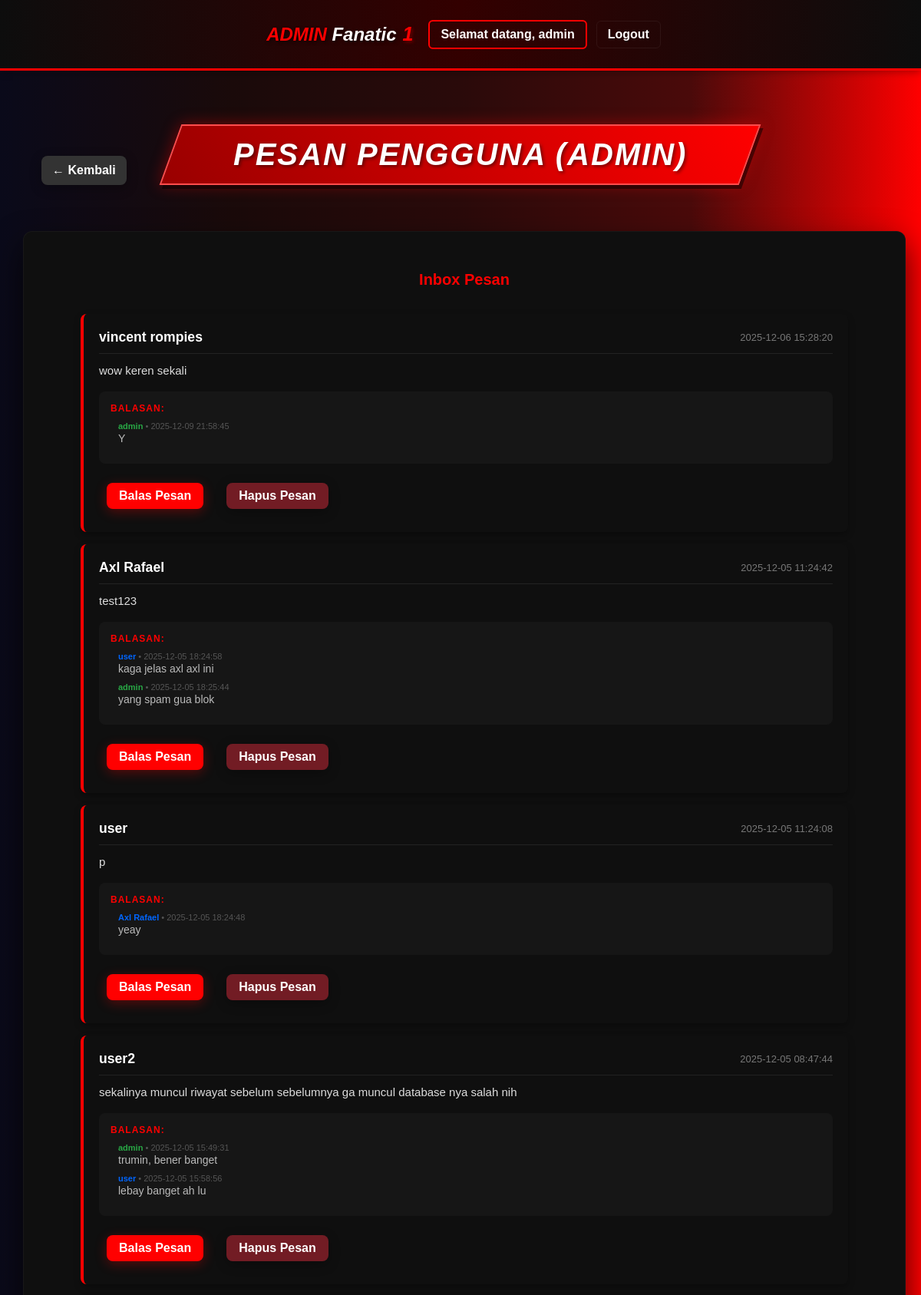
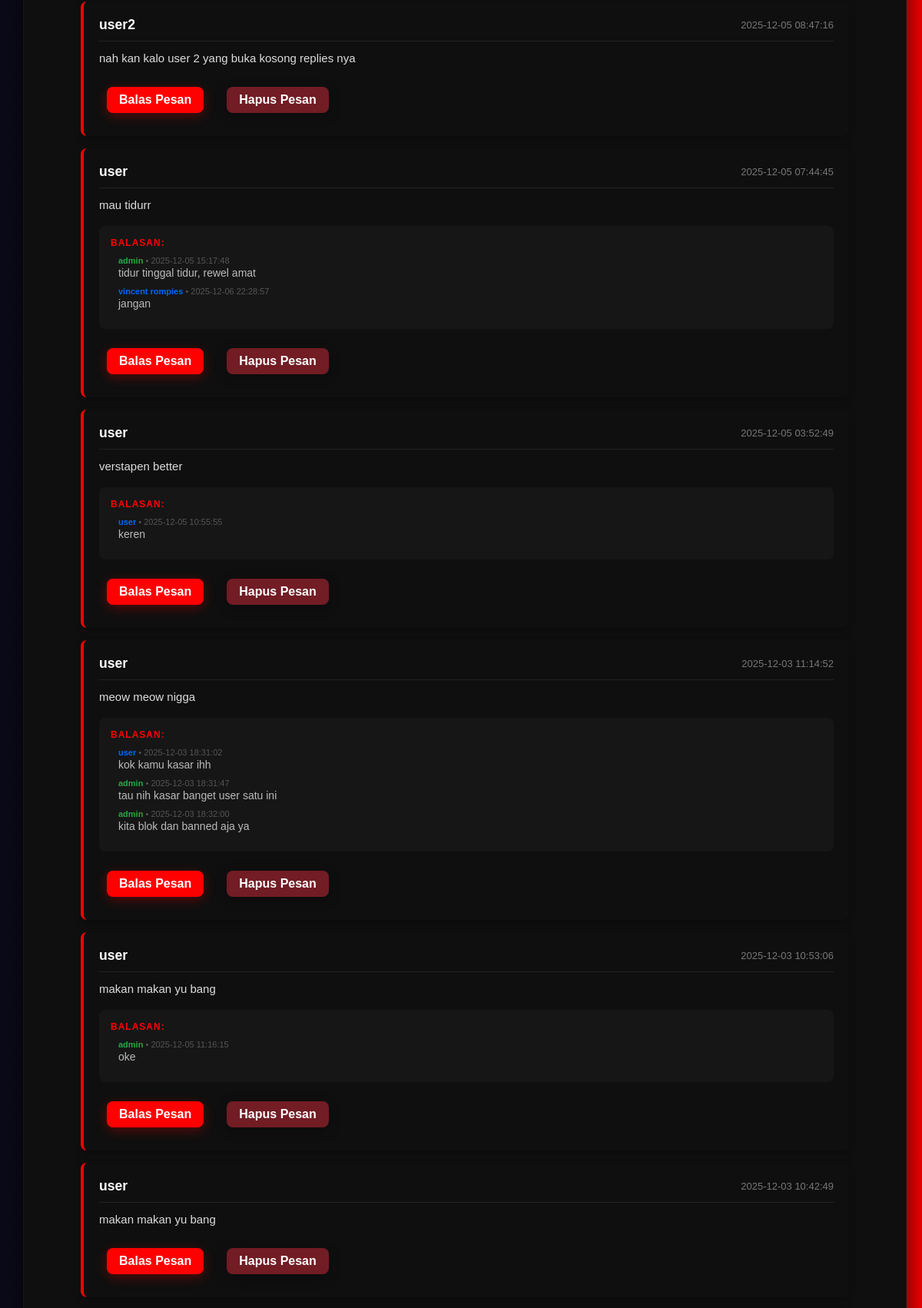
Page /admin/messages.php (signed in, upper part) on the committed database (2 pictures, top to bottom).
### tables this page shows
CREATE TABLE IF NOT EXISTS `messages` (
  `id` int unsigned NOT NULL AUTO_INCREMENT,
  `user_id` int unsigned DEFAULT NULL,
  `name` varchar(100) NOT NULL,
  `content` text NOT NULL,
  `created_at` timestamp NULL DEFAULT CURRENT_TIMESTAMP,
  PRIMARY KEY (`id`),
  KEY `user_id` (`user_id`),
  CONSTRAINT `messages_ibfk_1` FOREIGN KEY (`user_id`) REFERENCES `users` (`id`) ON DELETE SET NULL
);

CREATE TABLE IF NOT EXISTS `message_replies` (
  `id` int NOT NULL AUTO_INCREMENT,
  `message_id` int NOT NULL,
  `admin_id` int DEFAULT NULL,
  `reply` text NOT NULL,
  `created_at` datetime DEFAULT CURRENT_TIMESTAMP,
  `parent_reply_id` int DEFAULT NULL,
  PRIMARY KEY (`id`)
);

CREATE TABLE IF NOT EXISTS `users` (
  `id` int unsigned NOT NULL AUTO_INCREMENT,
  `name` varchar(100) NOT NULL,
  `email` varchar(100) NOT NULL,
  `password` varchar(255) NOT NULL,
  `created_at` timestamp NULL DEFAULT CURRENT_TIMESTAMP,
  `role` varchar(50) DEFAULT NULL,
  PRIMARY KEY (`id`),
  UNIQUE KEY `email` (`email`)
);

### admin/messages.php (the view, shortened to what this page needs)
<?php
include 'header.php';
$pdo = null;
$dbAvailable = false;
try {
  $pdo = db();
  $dbAvailable = true;
} catch (Exception $e) {
  $dbAvailable = false;
}
if ($dbAvailable) {
  $sql = "CREATE TABLE IF NOT EXISTS message_replies (
    id INT AUTO_INCREMENT PRIMARY KEY,
    message_id INT NOT NULL,
    admin_id INT DEFAULT NULL,
    reply TEXT NOT NULL,
    created_at DATETIME DEFAULT CURRENT_TIMESTAMP
  ) ENGINE=InnoDB DEFAULT CHARSET=utf8mb4;";
  try { $pdo->exec($sql); } catch (Exception $e) {  }
}
$messages = [];
if ($dbAvailable) {
  try {
    $messages = $pdo->query('SELECT id, user_id, name, content, created_at FROM messages ORDER BY created_at DESC LIMIT 20')->fetchAll();
  } catch (Exception $e) { $messages = []; }
}
$repliesMap = [];
if ($dbAvailable) {
  try {
    $rs = $pdo->query('SELECT mr.message_id, mr.admin_id, mr.reply, mr.created_at, u.name AS author_name, u.role AS author_role FROM message_replies mr LEFT JOIN users u ON u.id = mr.admin_id ORDER BY mr.created_at ASC')->fetchAll();
    foreach ($rs as $r) {
      $repliesMap[$r['message_id']][] = $r;
    }
  } catch (Exception $e) {  }
}
?>
<div class="page-banner">
  <h1>Pesan Pengguna (Admin)</h1>
</div>
<a href="index.php" class="btn grey detail-back">← Kembali</a>
<div style="width:1200px; margin:0 auto; padding:0 30px 60px;">
  <?php if (empty($messages)): ?>
    <div class="card" style="text-align:center; padding:40px;">
        <p style="color:#777; font-size:18px;">Belum ada pesan dari pengguna.</p>
    </div>
  <?php else: ?>
    <div class="card" style="width:1150px; margin-top:20px;">
      <div class="card-content">
        <h3 style="text-align:center; color:#ff0000; margin-bottom:25px;">Inbox Pesan</h3>
        <div style="display:flex; flex-direction:column; gap:16px;width:1000px; margin:0 auto;">
          <?php foreach ($messages as $m): ?>
            <div style="background:#0f0f0f; padding:20px; border-radius:8px; border-left:4px solid #ff0000; box-shadow: 0 4px 10px rgba(0,0,0,0.3);">
              <div style="display:flex; justify-content:space-between; align-items:center; margin-bottom:10px; border-bottom:1px solid #222; padding-bottom:10px;">
                <div style="display:flex; align-items:center; gap:10px;">
                    <strong style="color:#fff; font-size:1.1rem;"><?php echo htmlspecialchars($m['name'] ?? 'Pengguna'); ?></strong>
                </div>
                <span style="color:#777; font-size:13px;"><?php echo htmlspecialchars($m['created_at'] ?? ''); ?></span>
              </div>
              <p style="margin:0 0 15px 0; white-space:pre-wrap; color:#ddd; line-height:1.6; font-size:15px; text-align: left;"><?php echo nl2br(htmlspecialchars($m['content'] ?? '')); ?></p>
              <?php if (!empty($repliesMap[$m['id']])): ?>
                <div style="margin-top:15px; padding:15px; background:#161616; border-radius:8px;text-align: left;">
                  <div style="color:#ff0000; font-weight:600; font-size:12px; margin-bottom:10px; text-transform:uppercase; letter-spacing:1px;text-align: left;">Balasan:</div>
                  <?php foreach ($repliesMap[$m['id']] as $rep): ?>
                    <div style="margin-bottom:10px; padding-left:10px; border-left:2px solid text-align: left;<?php echo (strtolower($rep['author_role'] ?? '') === 'admin') ? '#28a745' : '#0066ff'; ?>;">
                      <div style="color:<?php echo (strtolower($rep['author_role'] ?? '') === 'admin') ? '#28a745' : '#0066ff'; ?>; font-size:11px; margin-bottom:2px; font-weight:bold;text-align: left;">
                        <?php echo htmlspecialchars($rep['author_name'] ?? 'Pengguna'); ?>
                        <span style="color:#555; font-weight:normal;">• <?php echo htmlspecialchars($rep['created_at'] ?? ''); ?></span>
                      </div>
                      <div style="white-space:pre-wrap; color:#bbb; font-size:14px;"><?php echo nl2br(htmlspecialchars($rep['reply'] ?? '')); ?></div>
                    </div>
                  <?php endforeach; ?>
                </div>
              <?php endif; ?>
              <div style="margin-top:15px; display:flex; gap:10px; justify-content: flex-start;">
                <button class="btn red small" style="padding:8px 16px;" onclick="document.getElementById('reply-form-<?php echo intval($m['id']); ?>').style.display = document.getElementById('reply-form-<?php echo intval($m['id']); ?>').style.display === 'none' ? 'block' : 'none';">
                    Balas Pesan
                </button>
                <a class="btn grey small" style="background:#721c24; padding:8px 16px; text-decoration:none;" href="messages.php?delete=<?php echo intval($m['id'] ?? 0); ?>" onclick="return confirm('Hapus pesan ini beserta balasannya?');">
                    Hapus Pesan
                </a>
              </div>
            </div>
          <?php endforeach; ?>
        </div>
      </div>
    </div>
  <?php endif; ?>
</div>
<?php include 'footer.php'; ?>

### style.css (style rules this page uses)
:root { --admin-bg: #0d0d0d; --admin-accent: #330000; --admin-red: #ff0000; --admin-muted: #1a1a1a; }
*, *::before, *::after { box-sizing: border-box; }
html { overflow-y: scroll; }
body { margin: 0; font-family: "Poppins", sans-serif; background: linear-gradient( 90deg, #0a0a1a 0%, #1a0a0a 25%, #2a0a0a 50%, #4a0a0a 75%, #ff0000 100% ); color: #fff; min-height: 100vh; display: flex; flex-direction: column; }
a { text-decoration: none; color: inherit; transition: all 0.3s ease; }
.btn { display: inline-flex; align-items: center; gap: 8px; margin: 10px; padding: 16px 32px; border-radius: 8px; text-decoration: none; font-weight: 600; font-size: 16px; transition: all 0.3s ease; border: none; cursor: pointer; }
.btn.red { background: #ff0000; color: white; box-shadow: 0 4px 15px rgba(255, 0, 0, 0.3); }
.btn.grey { background: #333; color: white; box-shadow: 0 4px 15px rgba(0, 0, 0, 0.3); }
.page-banner { transform: skew(-20deg); background: linear-gradient(45deg, #990000 0%, #ff0000 100%); border: 2px solid #ff4d4d; margin: 40px auto; padding: 15px 80px; width: fit-content; min-width: 300px; box-shadow: 5px 5px 0px rgba(0, 0, 0, 0.5), 0 0 20px rgba(255, 0, 0, 0.4); text-align: center; cursor: default; transition: all 0.3s ease; }
.page-banner h1 { transform: skew(20deg); color: #fff; font-size: 2.5rem; font-weight: 900; font-style: italic; text-transform: uppercase; letter-spacing: 2px; margin: 0; text-shadow: 2px 2px 4px rgba(0,0,0,0.5); }
.card { background: #1b1b1b; border-radius: 12px; overflow: hidden; box-shadow: 0 0 10px #000; border: 1px solid rgba(255, 0, 0, 0.2); transition: all 0.3s ease; }
.card-content { padding: 15px; }
.detail-back { display: inline-block; margin: 20px 40px; padding: 10px 14px; border-radius: 8px; text-decoration: none; z-index: 30; margin-top: 20px; }

### admin/style_admin.css (style rules this page uses)
.card { background: #0f0f0f; border: 1px solid rgba(255, 255, 255, 0.04); padding: 36px; border-radius: 12px; transition: all 0.18s ease; min-height: 340px; box-shadow: 0 18px 40px rgba(0, 0, 0, 0.65); }
.card .card-content h3 { font-size: 20px; }
.card .card-content p { color: #cfcfcf; font-size: 15px; line-height: 1.5; }
.card .card-content { text-align: center; display: flex; flex-direction: column; justify-content: center; align-items: center; height: 100%; gap: 8px; }
.card h3, .card h2 { margin: 0 0 8px 0; color: #fff; }
.card p { margin: 0; color: #bbb; }
.card a, .card a:link, .card a:visited, .admin-box a, a.admin-box, .admin-box a:link, .admin-box a:visited, .admin-box a:hover, .admin-box a:active, a.admin-box:link, a.admin-box:visited, a.admin-box:hover, a.admin-box:active { text-decoration: none !important; color: inherit !important; border-bottom: none !important; display: block; }

### rows in the picture
messages: name "vincent rompies", created_at "2025-12-06 15:28:20", content "wow keren sekali"
message_replies: users.name "admin", created_at "2025-12-09 21:58:45", reply "Y"
messages: name "Axl Rafael", created_at "2025-12-05 11:24:42", content "test123"
message_replies: users.name "user", created_at "2025-12-05 18:24:58", reply "kaga jelas axl axl ini"
message_replies: users.name "admin", created_at "2025-12-05 18:25:44", reply "yang spam gua blok"
messages: name "user", created_at "2025-12-05 11:24:08", content "p"
message_replies: users.name "Axl Rafael", created_at "2025-12-05 18:24:48", reply "yeay"
messages: name "user2", created_at "2025-12-05 08:47:44", content "sekalinya muncul riwayat sebelum sebelumnya ga muncul database nya salah nih"
message_replies: users.name "admin", created_at "2025-12-05 15:49:31", reply "trumin, bener banget"
message_replies: users.name "user", created_at "2025-12-05 15:58:56", reply "lebay banget ah lu"
messages: name "user2", created_at "2025-12-05 08:47:16", content "nah kan kalo user 2 yang buka kosong replies nya"
messages: name "user", created_at "2025-12-05 07:44:45", content "mau tidurr"
message_replies: users.name "admin", created_at "2025-12-05 15:17:48", reply "tidur tinggal tidur, rewel amat"
message_replies: users.name "vincent rompies", created_at "2025-12-06 22:28:57", reply "jangan"
messages: name "user", created_at "2025-12-05 03:52:49", content "verstapen better"
message_replies: users.name "user", created_at "2025-12-05 10:55:55", reply "keren"
messages: name "user", created_at "2025-12-03 11:14:52", content "meow meow nigga"
message_replies: users.name "user", created_at "2025-12-03 18:31:02", reply "kok kamu kasar ihh"
message_replies: users.name "admin", created_at "2025-12-03 18:31:47", reply "tau nih kasar banget user satu ini"
message_replies: users.name "admin", created_at "2025-12-03 18:32:00", reply "kita blok dan banned aja ya"
messages: name "user", created_at "2025-12-03 10:53:06", content "makan makan yu bang"
message_replies: users.name "admin", created_at "2025-12-05 11:16:15", reply "oke"
messages: name "user", created_at "2025-12-03 10:42:49", content "makan makan yu bang"

### other values in the picture
$currentUser['name'] "admin"
